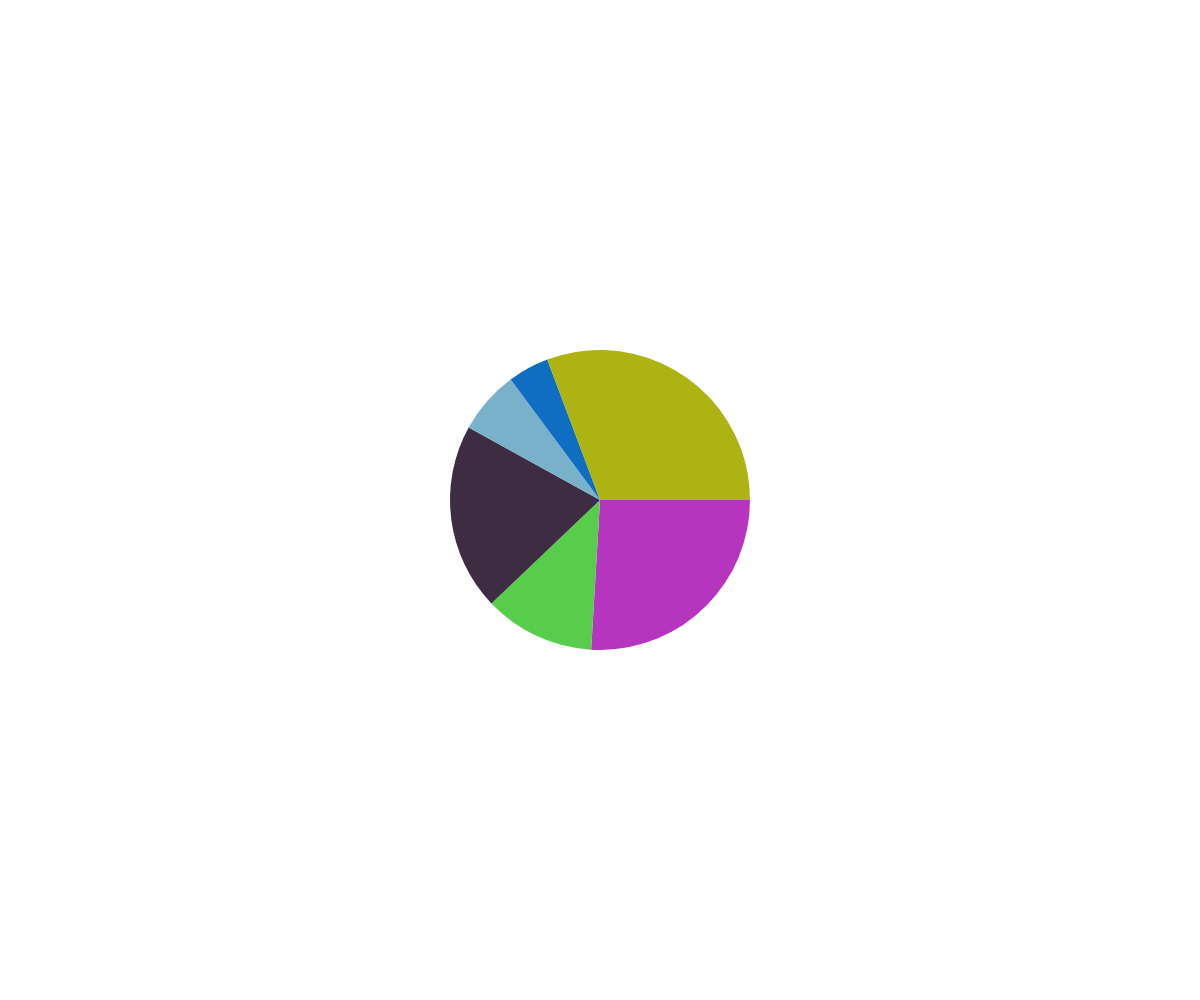
Frame 1 (no input)
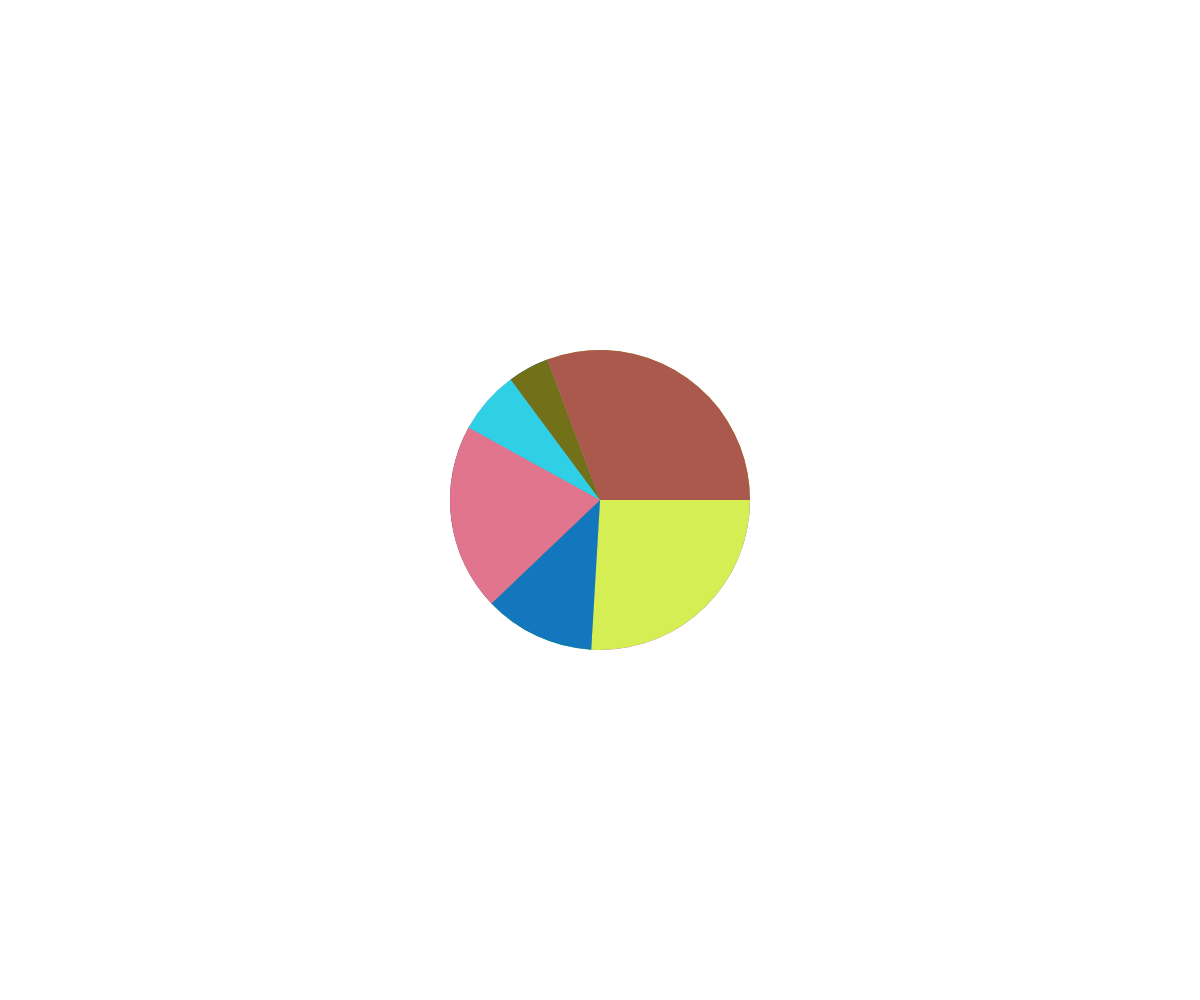
Frame 2 (the mouse pressed at the canvas centre, redrawn once)

The p5.js sketch that drew these frames (run headless with seeded random() and noise() and a simulated clock; the mouse was pressed at the canvas centre and the sketch redrawn once):

// p5.js sketch
// ── sketch.js
var storageData = [76,35,59,20,13,90];
var colors = ["red", "green", "blue", "yellow", "purple"];
var storageNames = ["A", "B" ,"C" ,"D" ,"E"];
var total;



function setup() {
  createCanvas(windowWidth, windowHeight);
  noLoop();
  noStroke();
}

function draw() {
  let lastPiece = 0;

  total = getTotal();
  
  for (let i = 0; i < storageData.length; i++) {
    let randColor = color(random(255), random (255), random(255));
    fill(randColor);
    let piece = map(storageData[i], 0, total, 0, TWO_PI);
    arc(width/2, height/2, 300, 300, lastPiece, lastPiece + piece);
    lastPiece += piece;
    }
  }

  function getTotal(){
let total = 0;
for (let i = 0; i < storageData.length; i++){
total += storageData[i];
}
return total; 
}













  // for (let i = 0; i < storageData.length; i++){
  //   circle(100 + i * 100, 100, storageData[i]);
  //   let randColor = color(random(255),random(255),random(255));
  //   noStroke (storageData[i]);
  //   fill (randColor);
  // }
// ── dev4.html
<!DOCTYPE html>
<html lang="en">
<head>
    <meta charset="UTF-8">
    <meta name="viewport" content="width=device-width, initial-scale=1.0">
    <title>Interactive Media</title>
    <script src="https://cdnjs.cloudflare.com/ajax/libs/p5.js/1.9.2/p5.js" integrity="sha512-sqlXizekF8xHbJBFNuI8bFpUAVTs462EfyLgtRXrkdAsVB/xxJ0vcOMXHixzkqfPQolKxVRtvOfaU0g0a6Tpxw==" crossorigin="anonymous" referrerpolicy="no-referrer"></script>
    <style>
        body {
            margin: 0;
            padding: 20px;
            font-family: Arial, sans-serif;
            background-color: #ffffff;
            display: flex;
            flex-direction: column;
            align-items: center;
            min-height: 100vh;
        }

        .nav-container {
            position: absolute;
            top: 20px;
            left: 20px;
        }

        .box {
            background-color: rgb(0, 0, 0);
            padding: 5px 10px;
            border-radius: 5px;
            margin-right: 10px;
            font-size: 20px;
            color: #ffffff;
            text-decoration: none;
        }

        .sk-con {
            width: 80%;
            max-width: 600px;
            height: 400px; /* Adjusted to match typical p5.js canvas size */
            padding: 20px;
            margin: 20px;
            background-color: #ffffff; 
            display: flex;
            justify-content: center;
            align-items: center;
        }

        textarea {
            width: 80%;
            max-width: 580px;
            height: 100vh;
            padding: 10px;
            font-size: 16px;
            border: 1px solid #ffffff;
            border-radius: 5px;
            margin-top: 20px;
            color: #000000;
        }
    </style>
</head>
<body>
    <div class="nav-container">
        <a href="https://talilahrobbins.github.io/2C/" class="box">BACK</a>
    </div>

    

    <textarea placeholder="int ldrPin = A0;
    int ldrVal = 0;
    int ledPin = 3;
    
    int mappedVal = 0;
    
    void setup() {
      Serial.begin(9600);
    }
    
    void loop() {
      ldrVal = analogRead(ldrPin);
      
      mappedVal = map(ldrVal, 6, 679, 0, 255);
      
      analogWrite(ledPin, mappedVal);
      
      Serial.println(mappedVal);
      delay(50);
    }"></textarea>

    <script src="sketch_flyingballs.js"></script>
</body>
</html>
